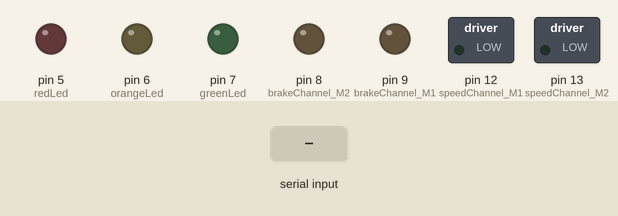
This sketch was run on a simulated Arduino Uno, built with avr-gcc and run on an emulated ATmega328P. Parts: switched loads named in the sketch (green lamp = pin HIGH), output pins drawn as LEDs (lit = HIGH). The test bench sets the inputs (shaded band).

Above: at 1.2 s.
1.3 s: "1" received over the second serial link
At 2.5 s:
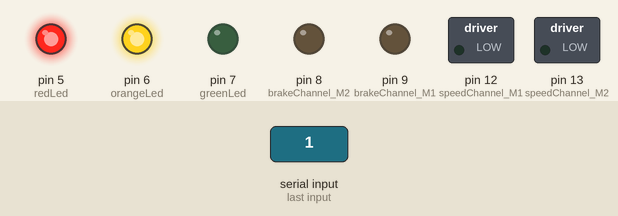
2.8 s: "5" received over the second serial link
At 3.7 s:
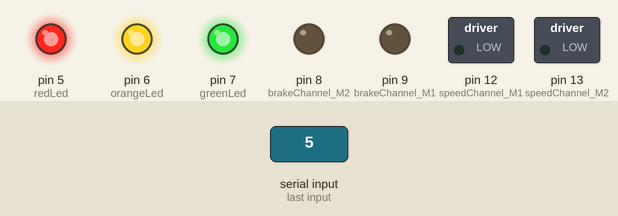
Timing chart, 0 to 5.8 s (numbered marks = the images above; inputs shaded):
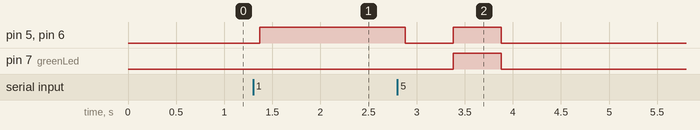

The sketch:

RC-Car.ino
```cpp
#include <SoftwareSerial.h>

int redLed=5;
int orangeLed=6;
int greenLed=7;

int speedChannel_M1 = 12;
int motorChannel_M1 = 5;
int brakeChannel_M1 = 9;

int speedChannel_M2 = 13;
int motorChannel_M2 = 6;
int brakeChannel_M2 = 8;

SoftwareSerial Genotronex(3,2); // RX, TX
int BluetoothData;

void setup(){

  Genotronex.begin(9600);
  Genotronex.println("Bluetooth On please press 1 or 0 blink LED ..");


  //LEDs
  pinMode(redLed, OUTPUT);
  pinMode(greenLed, OUTPUT);
  pinMode(orangeLed, OUTPUT);

  //Motor Channels
  pinMode(speedChannel_M1, OUTPUT);
  pinMode(motorChannel_M1, OUTPUT);
  pinMode(brakeChannel_M1, OUTPUT);

  pinMode(speedChannel_M2, OUTPUT);
  pinMode(motorChannel_M2, OUTPUT);
  pinMode(brakeChannel_M2, OUTPUT);

}

void loop() {

   if (Genotronex.available()){
      BluetoothData=Genotronex.read();

      if (BluetoothData=='0'){
        turnOffAll();
      }

      if(BluetoothData=='1'){
        turnOnAll();
      }

      if(BluetoothData=='5'){
        Genotronex.println("Testing ...");
        digitalWrite(redLed,1);
        testLeds();
      }
  }

delay(100);

}

void triggerPin(int pin){
  turnOffAll();
  digitalWrite(pin, HIGH);
  delay(250);
}

void turnOffAll(){
   Genotronex.println("Turninig off ...");
   digitalWrite(motorChannel_M1, LOW);
   digitalWrite(motorChannel_M2, LOW);
}

void turnOnAll(){
   Genotronex.println("Turninig on ...");
   digitalWrite(motorChannel_M1, HIGH);
   digitalWrite(motorChannel_M2, HIGH);

}
void stopMotor(){
  digitalWrite(5, LOW);
  triggerPin(redLed);
  delay(250);
  turnOffAll();
}

void testLeds(){
        digitalWrite(redLed,0);
        digitalWrite(greenLed,0);
        digitalWrite(orangeLed,0);

        delay(500);

        digitalWrite(redLed,1);
        digitalWrite(greenLed,1);
        digitalWrite(orangeLed,1);

        delay(500);

        digitalWrite(redLed,0);
        digitalWrite(greenLed,0);
        digitalWrite(orangeLed,0);
}
```

Measured:
- after the input at 1.3 s, pin 5 (redLed), pin 6 (orangeLed): LOW → HIGH after 0.07 s
- after the input at 2.8 s, pin 5 (redLed), pin 6 (orangeLed): HIGH → LOW after 0.08 s, → HIGH 0.50 s later, → LOW 0.50 s later; pin 7 (greenLed): LOW → HIGH after 0.58 s, → LOW 0.50 s later
